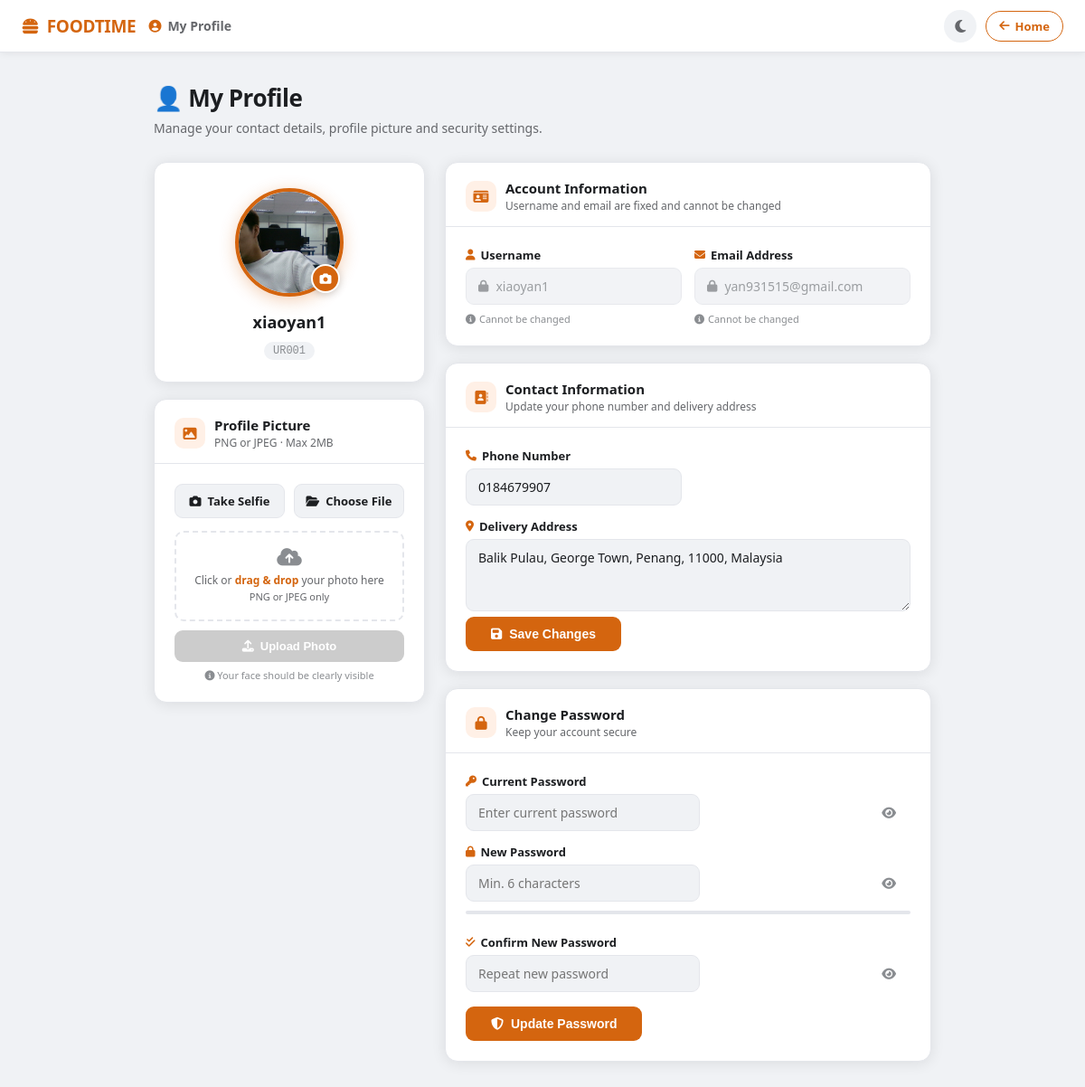
The page /app/profile.php (signed in) on the database its author committed.
### tables this page shows
CREATE TABLE `users` (
  `userid` varchar(10) NOT NULL,
  `username` varchar(100) DEFAULT NULL,
  `email` varchar(100) NOT NULL,
  `phone` varchar(12) NOT NULL,
  `address` text NOT NULL,
  `gender` enum('male','female','','') NOT NULL,
  `password` varchar(255) NOT NULL,
  `position` enum('admin','customer') NOT NULL DEFAULT 'customer',
  `avatar` varchar(255) DEFAULT NULL,
  `is_blocked` tinyint(1) NOT NULL DEFAULT 0,
  `status` varchar(20) NOT NULL DEFAULT 'active',
  `profile_picture` varchar(255) DEFAULT NULL,
  `membership_points` int(11) NOT NULL DEFAULT 0,
  `total_points_earned` int(11) NOT NULL DEFAULT 0,
  `ewallet_pin_hash` varchar(255) DEFAULT NULL,
  `ewallet_pin_set_at` datetime DEFAULT NULL
);

### app/profile.php (the view, shortened to what this page needs)
<?php
include 'base.php';
$user_id     = $_SESSION['user_id'];
$stmt = mysqli_prepare($connect,
    "SELECT userid, username, email, address, phone, profile_picture FROM users WHERE userid = ?");
mysqli_stmt_bind_param($stmt, 's', $user_id);
mysqli_stmt_execute($stmt);
$result = mysqli_stmt_get_result($stmt);
$user   = mysqli_fetch_assoc($result);
$avatar_src = (!empty($user['profile_picture']) &&
               file_exists('uploads/profiles/' . $user['profile_picture']))
    ? 'uploads/profiles/' . htmlspecialchars($user['profile_picture'])
    : null;
$user_initial = strtoupper(mb_substr($user['username'], 0, 1));
?>
<!DOCTYPE html>
<html lang="en" data-theme="light">
<head>
<link rel="stylesheet" href="https://cdnjs.cloudflare.com/ajax/libs/font-awesome/6.4.0/css/all.min.css">
</head>
<body>
<nav class="top-nav">
  <a href="index.php" class="nav-brand"><i class="fas fa-burger"></i> FOODTIME</a>
  <span class="nav-title"><i class="fas fa-user-circle"></i> My Profile</span>
  <div class="nav-right">
    <button class="theme-btn" id="themeBtn" title="Toggle dark mode"><i class="fas fa-moon"></i></button>
    <a href="index.php" class="nav-back"><i class="fas fa-arrow-left"></i> Home</a>
  </div>
</nav>
<div class="page-wrap">
  <div class="page-title">👤 My Profile</div>
  <div class="page-sub">Manage your contact details, profile picture and security settings.</div>
  <div class="profile-grid">
    <div style="display:flex;flex-direction:column;gap:18px">
      <div class="card avatar-card">
        <div class="card-body">
          <div class="avatar-wrap">
            <?php if ($avatar_src): ?>
              <img src="<?= $avatar_src ?>" alt="Profile" class="avatar-img" id="avatarDisplay"
                   onclick="viewProfilePic('<?= $avatar_src ?>')" title="View photo" style="cursor:zoom-in">
            <?php else: ?>
              <div class="avatar-placeholder" id="avatarDisplay"><?= $user_initial ?></div>
            <?php endif; ?>
            <button class="avatar-edit-btn" onclick="openCameraModal()" title="Take selfie">
              <i class="fas fa-camera"></i>
            </button>
          </div>
          <div class="avatar-name"><?= htmlspecialchars($user['username']) ?></div>
          <div class="avatar-id"><?= htmlspecialchars($user['userid']) ?></div>
        </div>
      </div>
      <div class="card">
        <div class="card-header">
          <div class="card-header-icon"><i class="fas fa-image"></i></div>
          <div>
            <div class="card-title">Profile Picture</div>
            <div class="card-sub">PNG or JPEG · Max 2MB</div>
          </div>
        </div>
        <div class="card-body">
          <div style="display:flex;gap:10px;margin-bottom:14px">
            <button type="button" class="btn-source" onclick="openCameraModal()">
              <i class="fas fa-camera"></i> Take Selfie
            </button>
            <button type="button" class="btn-source" onclick="triggerPicUpload()">
              <i class="fas fa-folder-open"></i> Choose File
            </button>
          </div>
          <form method="POST" enctype="multipart/form-data" id="picForm">
            <div class="upload-drop-area" id="dropArea"
                 onclick="triggerPicUpload()"
                 ondragover="handleDragOver(event)"
                 ondragleave="handleDragLeave(event)"
                 ondrop="handleDrop(event)">
              <i class="fas fa-cloud-upload-alt"></i>
              <p>Click or <strong>drag & drop</strong> your photo here<br>
                 <span style="font-size:11px">PNG or JPEG only</span></p>
            </div>
            <button type="submit" class="btn-upload" id="btnUpload" disabled>
              <i class="fas fa-upload"></i> Upload Photo
            </button>
            <div class="upload-hint"><i class="fas fa-info-circle"></i> Your face should be clearly visible</div>
          </form>
        </div>
      </div>
    </div>
    <div style="display:flex;flex-direction:column;gap:18px">
      <div class="card">
        <div class="card-header">
          <div class="card-header-icon"><i class="fas fa-id-card"></i></div>
          <div>
            <div class="card-title">Account Information</div>
            <div class="card-sub">Username and email are fixed and cannot be changed</div>
          </div>
        </div>
        <div class="card-body">
          <div class="form-grid">
            <div class="form-field">
              <label class="form-label"><i class="fas fa-user"></i> Username</label>
              <div class="form-readonly">
                <i class="fas fa-lock"></i>
                <?= htmlspecialchars($user['username']) ?>
              </div>
              <div class="form-readonly-hint"><i class="fas fa-info-circle"></i> Cannot be changed</div>
            </div>
            <div class="form-field">
              <label class="form-label"><i class="fas fa-envelope"></i> Email Address</label>
              <div class="form-readonly">
                <i class="fas fa-lock"></i>
                <?= htmlspecialchars($user['email'] ?? '—') ?>
              </div>
              <div class="form-readonly-hint"><i class="fas fa-info-circle"></i> Cannot be changed</div>
            </div>
          </div>
        </div>
      </div>
      <div class="card">
        <div class="card-header">
          <div class="card-header-icon"><i class="fas fa-address-book"></i></div>
          <div>
            <div class="card-title">Contact Information</div>
            <div class="card-sub">Update your phone number and delivery address</div>
          </div>
        </div>
        <div class="card-body">
          <form method="POST" id="infoForm">
            <div class="form-grid">
              <div class="form-field">
                <label class="form-label" for="phone"><i class="fas fa-phone"></i> Phone Number</label>
                <input type="tel" name="phone" id="phone" class="form-input"
                       value="<?= htmlspecialchars($user['phone'] ?? '') ?>"
                       maxlength="20" placeholder="e.g. 012-3456789">
              </div>
              <div class="form-field full">
                <label class="form-label" for="address"><i class="fas fa-map-marker-alt"></i> Delivery Address</label>
                <textarea name="address" id="address" class="form-input"
                          maxlength="300" placeholder="Enter your full delivery address…"><?= htmlspecialchars($user['address'] ?? '') ?></textarea>
              </div>
            </div>
            <button type="submit" class="btn-save">
              <i class="fas fa-save"></i> Save Changes
            </button>
          </form>
        </div>
      </div>
      <div class="card">
        <div class="card-header">
          <div class="card-header-icon"><i class="fas fa-lock"></i></div>
          <div>
            <div class="card-title">Change Password</div>
            <div class="card-sub">Keep your account secure</div>
          </div>
        </div>
        <div class="card-body">
          <form method="POST" id="pwForm" onsubmit="return validatePwForm()">
            <div style="display:flex;flex-direction:column;gap:14px">
              <div class="form-field">
                <label class="form-label" for="old_password"><i class="fas fa-key"></i> Current Password</label>
                <div class="pw-wrap">
                  <input type="password" name="old_password" id="old_password" class="form-input"
                         placeholder="Enter current password" autocomplete="current-password">
                  <button type="button" class="pw-toggle" onclick="togglePw('old_password',this)"><i class="fas fa-eye"></i></button>
                </div>
              </div>
              <div class="form-field">
                <label class="form-label" for="new_password"><i class="fas fa-lock"></i> New Password</label>
                <div class="pw-wrap">
                  <input type="password" name="new_password" id="new_password" class="form-input"
                         placeholder="Min. 6 characters" autocomplete="new-password" oninput="checkStrength(this.value)">
                  <button type="button" class="pw-toggle" onclick="togglePw('new_password',this)"><i class="fas fa-eye"></i></button>
                </div>
                <div class="pw-strength"><div class="pw-strength-bar" id="pwBar"></div></div>
              </div>
              <div class="form-field">
                <label class="form-label" for="confirm_password"><i class="fas fa-check-double"></i> Confirm New Password</label>
                <div class="pw-wrap">
                  <input type="password" name="confirm_password" id="confirm_password" class="form-input"
                         placeholder="Repeat new password" autocomplete="new-password">
                  <button type="button" class="pw-toggle" onclick="togglePw('confirm_password',this)"><i class="fas fa-eye"></i></button>
                </div>
              </div>
            </div>
            <button type="submit" class="btn-save" style="margin-top:16px">
              <i class="fas fa-shield-alt"></i> Update Password
            </button>
          </form>
        </div>
      </div>
    </div>
  </div>
</div>
</body>
</html>

### rows shown on the page
users: profile_picture (picture), username "xiaoyan1", userid "UR001", email "yan931515@gmail.com", phone "0184679907", address "Balik Pulau, George Town, Penang, 11000, Malaysia"
